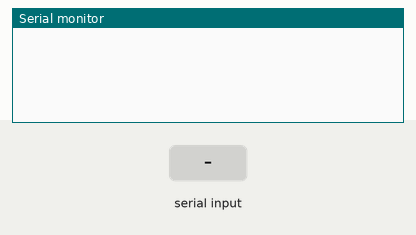
Recording of a sketch running on a simulated Arduino Uno, built with avr-gcc and run on an emulated ATmega328P. Shown: the last lines printed to the serial monitor. The test bench sets the inputs (shaded band).

Above: at 1.7 s.
1.8 s: "indeterminate\n" received over the second serial link
At 3.0 s:
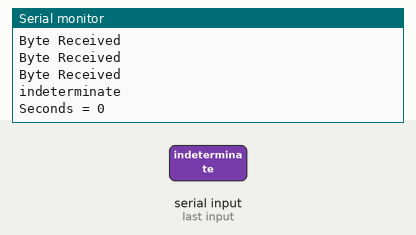
3.3 s: "INDETERMINATE\n" received over the second serial link
At 4.6 s:
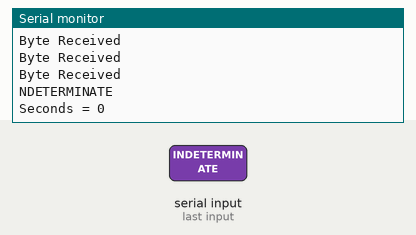
5.0 s: "Indeterminate\n" received over the second serial link
At 5.9 s:
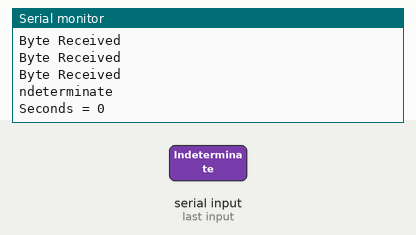
6.7 s: "90,45\n" received over the second serial link
At 7.1 s:
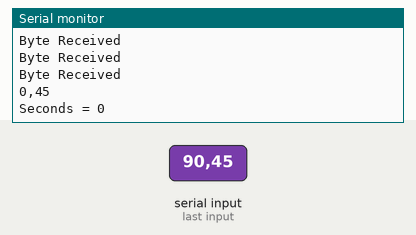
8.3 s: "90\n" received over the second serial link
At 8.9 s:
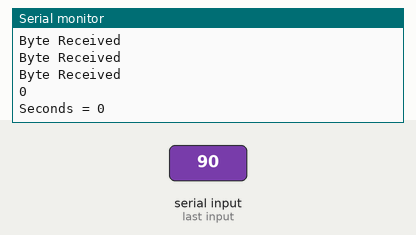

Measured:
- after the input at 1.8 s, the serial monitor: prints a new line at once (image 1)
- after the input at 3.3 s, the serial monitor: prints a new line after 0.24 s (image 2)
- after the input at 5.0 s, the serial monitor: prints a new line after 0.24 s (image 3)
- after the input at 6.7 s, the serial monitor: prints a new line after 0.11 s (image 4)
- after the input at 8.3 s, the serial monitor: prints a new line after 0.07 s (image 5)

The sketch:

InalambricSwitch.ino
```cpp
#include <SoftwareSerial.h>

SoftwareSerial Bluet (11, 10); // Tx & Rx

char letters[25];
String Csec;
int seconds;
int n = 0;

void setup() {

  Serial.begin(9600);
  Bluet.flush();
  delay(500);
  Bluet.begin(9600);

}

void loop() {

  if (Bluet.available() > 0){

    Serial.println("Receiving Data...");

    while (Bluet.available() > 0){
      letters[n] = char(Bluet.read());
      Serial.println("Byte Received");
      n++;

    }

    Csec = letters;
    Serial.println(Csec);

    for(n -= 1; n >= 0; n--){
       letters[n] = '\0';
    }

    if(!((Csec == "indeterminate") || (Csec == "INDETERMINATE") || (Csec == "Indeterminate"))){

    seconds = Csec.toInt();
    Serial.print("\n");
    Serial.print("Seconds = ");
    Serial.println(seconds);

    }else{
      Serial.println("Indeterminate");
    }

  }


}
```
